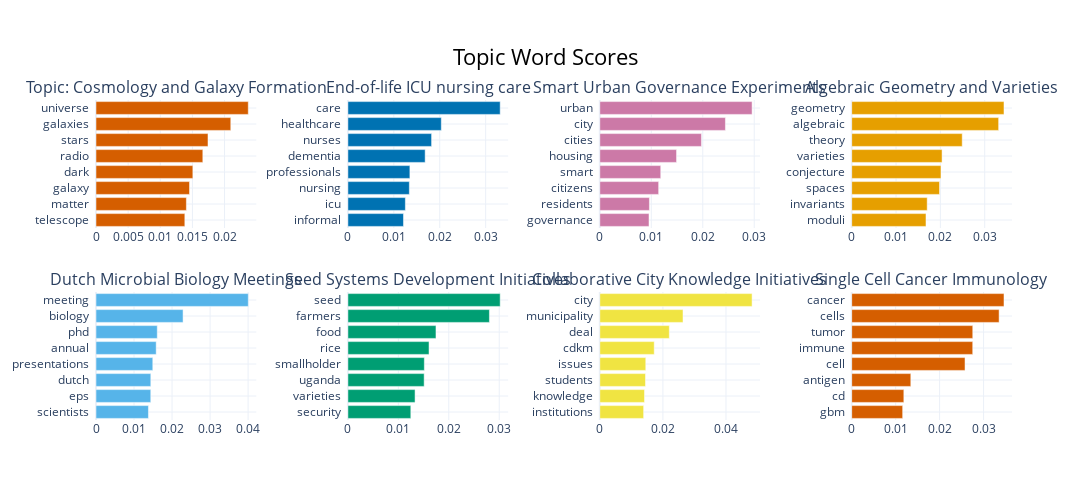

Notebook source saved alongside this figure:
### Markdown cell above
#### **TOPIC BARCHART** <a class="anchor" id="topic_barchart"></a>

### Code cell
topic_model.visualize_barchart(top_n_topics=8, n_words=20, custom_labels=True, width=400)

### Figure 1 — Plotly figure (JSON) as saved in the notebook; plotly's stock layout.template omitted (floating-point values rounded to 4 significant figures)
{"data": [{"marker": {"color": "#D55E00"}, "orientation": "h", "type": "bar", "x": [0.01382, 0.01406, 0.01455, 0.01507, 0.01662, 0.01742, 0.02097, 0.02369], "xaxis": "x", "y": ["telescope  ", "matter  ", "galaxy  ", "dark  ", "radio  ", "stars  ", "galaxies  ", "universe  "], "yaxis": "y"}, {"marker": {"color": "#0072B2"}, "orientation": "h", "type": "bar", "x": [0.0121, 0.01251, 0.01338, 0.0135, 0.01682, 0.01822, 0.02034, 0.03316], "xaxis": "x2", "y": ["informal  ", "icu  ", "nursing  ", "professionals  ", "dementia  ", "nurses  ", "healthcare  ", "care  "], "yaxis": "y2"}, {"marker": {"color": "#CC79A7"}, "orientation": "h", "type": "bar", "x": [0.009557, 0.00964, 0.01143, 0.01184, 0.01491, 0.01974, 0.0244, 0.02958], "xaxis": "x3", "y": ["governance  ", "residents  ", "citizens  ", "smart  ", "housing  ", "cities  ", "city  ", "urban  "], "yaxis": "y3"}, {"marker": {"color": "#E69F00"}, "orientation": "h", "type": "bar", "x": [0.01676, 0.01703, 0.0198, 0.02014, 0.02038, 0.02493, 0.03314, 0.03435], "xaxis": "x4", "y": ["moduli  ", "invariants  ", "spaces  ", "conjecture  ", "varieties  ", "theory  ", "algebraic  ", "geometry  "], "yaxis": "y4"}, {"marker": {"color": "#56B4E9"}, "orientation": "h", "type": "bar", "x": [0.01379, 0.0144, 0.01441, 0.01493, 0.01583, 0.01611, 0.0229, 0.04004], "xaxis": "x5", "y": ["scientists  ", "eps  ", "dutch  ", "presentations  ", "annual  ", "phd  ", "biology  ", "meeting  "], "yaxis": "y5"}, {"marker": {"color": "#009E73"}, "orientation": "h", "type": "bar", "x": [0.01247, 0.01331, 0.01512, 0.01515, 0.01608, 0.01746, 0.02805, 0.03019], "xaxis": "x6", "y": ["security  ", "varieties  ", "uganda  ", "smallholder  ", "rice  ", "food  ", "farmers  ", "seed  "], "yaxis": "y6"}, {"marker": {"color": "#F0E442"}, "orientation": "h", "type": "bar", "x": [0.0139, 0.01417, 0.01448, 0.01457, 0.01725, 0.02203, 0.02637, 0.04827], "xaxis": "x7", "y": ["institutions  ", "knowledge  ", "students  ", "issues  ", "cdkm  ", "deal  ", "municipality  ", "city  "], "yaxis": "y7"}, {"marker": {"color": "#D55E00"}, "orientation": "h", "type": "bar", "x": [0.01159, 0.01186, 0.01345, 0.02578, 0.02753, 0.02754, 0.03353, 0.03464], "xaxis": "x8", "y": ["gbm  ", "cd  ", "antigen  ", "cell  ", "immune  ", "tumor  ", "cells  ", "cancer  "], "yaxis": "y8"}], "layout": {"annotations": [{"font": {"size": 16}, "showarrow": false, "text": "Topic: Cosmology and Galaxy Formation", "x": 0.0875, "xanchor": "center", "xref": "paper", "y": 1, "yanchor": "bottom", "yref": "paper"}, {"font": {"size": 16}, "showarrow": false, "text": "End-of-life ICU nursing care", "x": 0.3625, "xanchor": "center", "xref": "paper", "y": 1, "yanchor": "bottom", "yref": "paper"}, {"font": {"size": 16}, "showarrow": false, "text": "Smart Urban Governance Experiments", "x": 0.6375, "xanchor": "center", "xref": "paper", "y": 1, "yanchor": "bottom", "yref": "paper"}, {"font": {"size": 16}, "showarrow": false, "text": "Algebraic Geometry and Varieties", "x": 0.9125, "xanchor": "center", "xref": "paper", "y": 1, "yanchor": "bottom", "yref": "paper"}, {"font": {"size": 16}, "showarrow": false, "text": "Dutch Microbial Biology Meetings", "x": 0.0875, "xanchor": "center", "xref": "paper", "y": 0.4, "yanchor": "bottom", "yref": "paper"}, {"font": {"size": 16}, "showarrow": false, "text": "Seed Systems Development Initiatives", "x": 0.3625, "xanchor": "center", "xref": "paper", "y": 0.4, "yanchor": "bottom", "yref": "paper"}, {"font": {"size": 16}, "showarrow": false, "text": "Collaborative City Knowledge Initiatives", "x": 0.6375, "xanchor": "center", "xref": "paper", "y": 0.4, "yanchor": "bottom", "yref": "paper"}, {"font": {"size": 16}, "showarrow": false, "text": "Single Cell Cancer Immunology", "x": 0.9125, "xanchor": "center", "xref": "paper", "y": 0.4, "yanchor": "bottom", "yref": "paper"}], "height": 500, "hoverlabel": {"bgcolor": "white", "font": {"family": "Rockwell", "size": 16}}, "showlegend": false, "title": {"font": {"color": "Black", "size": 22}, "text": "Topic Word Scores", "x": 0.5, "xanchor": "center", "yanchor": "top"}, "width": 1600, "xaxis": {"anchor": "y", "domain": [0, 0.175], "showgrid": true}, "xaxis2": {"anchor": "y2", "domain": [0.275, 0.45], "showgrid": true}, "xaxis3": {"anchor": "y3", "domain": [0.55, 0.725], "showgrid": true}, "xaxis4": {"anchor": "y4", "domain": [0.825, 1], "showgrid": true}, "xaxis5": {"anchor": "y5", "domain": [0, 0.175], "showgrid": true}, "xaxis6": {"anchor": "y6", "domain": [0.275, 0.45], "showgrid": true}, "xaxis7": {"anchor": "y7", "domain": [0.55, 0.725], "showgrid": true}, "xaxis8": {"anchor": "y8", "domain": [0.825, 1], "showgrid": true}, "yaxis": {"anchor": "x", "domain": [0.6, 1], "showgrid": true}, "yaxis2": {"anchor": "x2", "domain": [0.6, 1], "showgrid": true}, "yaxis3": {"anchor": "x3", "domain": [0.6, 1], "showgrid": true}, "yaxis4": {"anchor": "x4", "domain": [0.6, 1], "showgrid": true}, "yaxis5": {"anchor": "x5", "domain": [0, 0.4], "showgrid": true}, "yaxis6": {"anchor": "x6", "domain": [0, 0.4], "showgrid": true}, "yaxis7": {"anchor": "x7", "domain": [0, 0.4], "showgrid": true}, "yaxis8": {"anchor": "x8", "domain": [0, 0.4], "showgrid": true}}}
